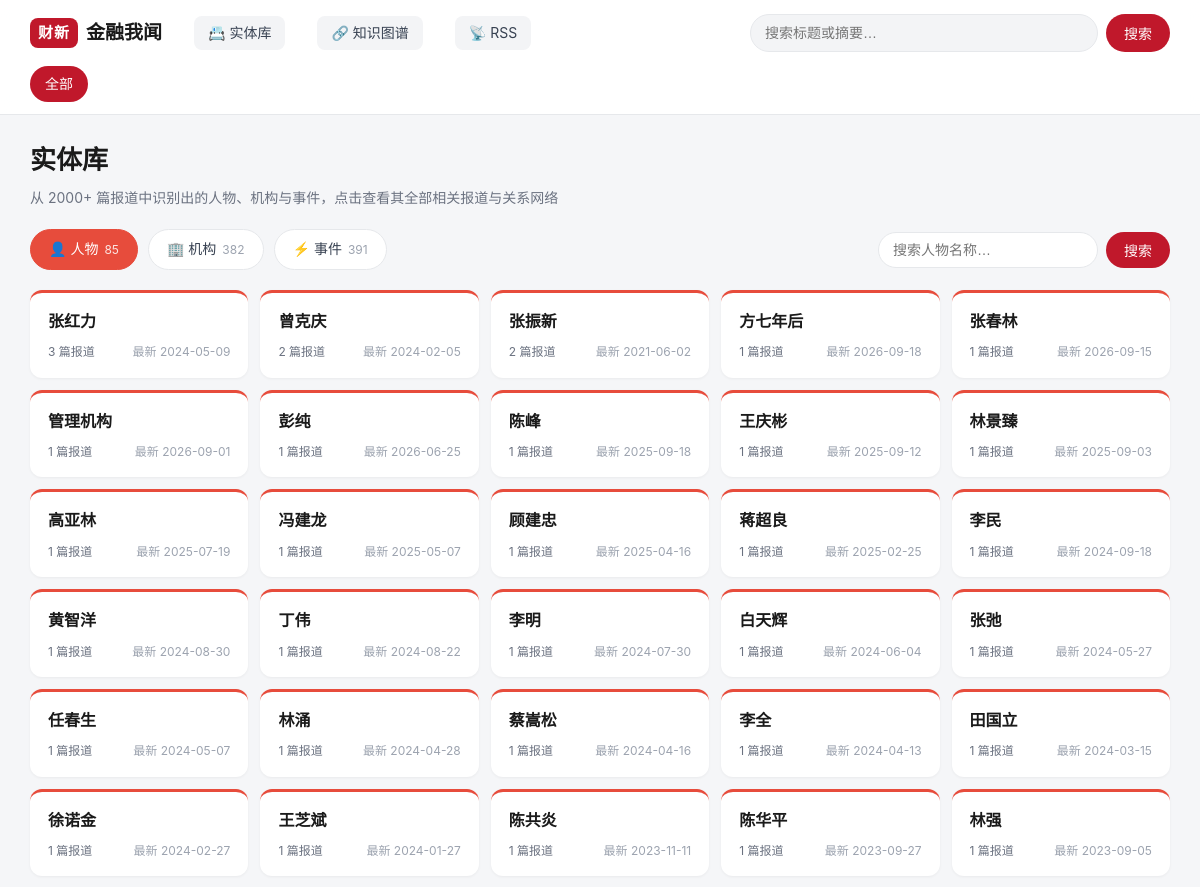
Before: /entities (upper part) with the older database file.
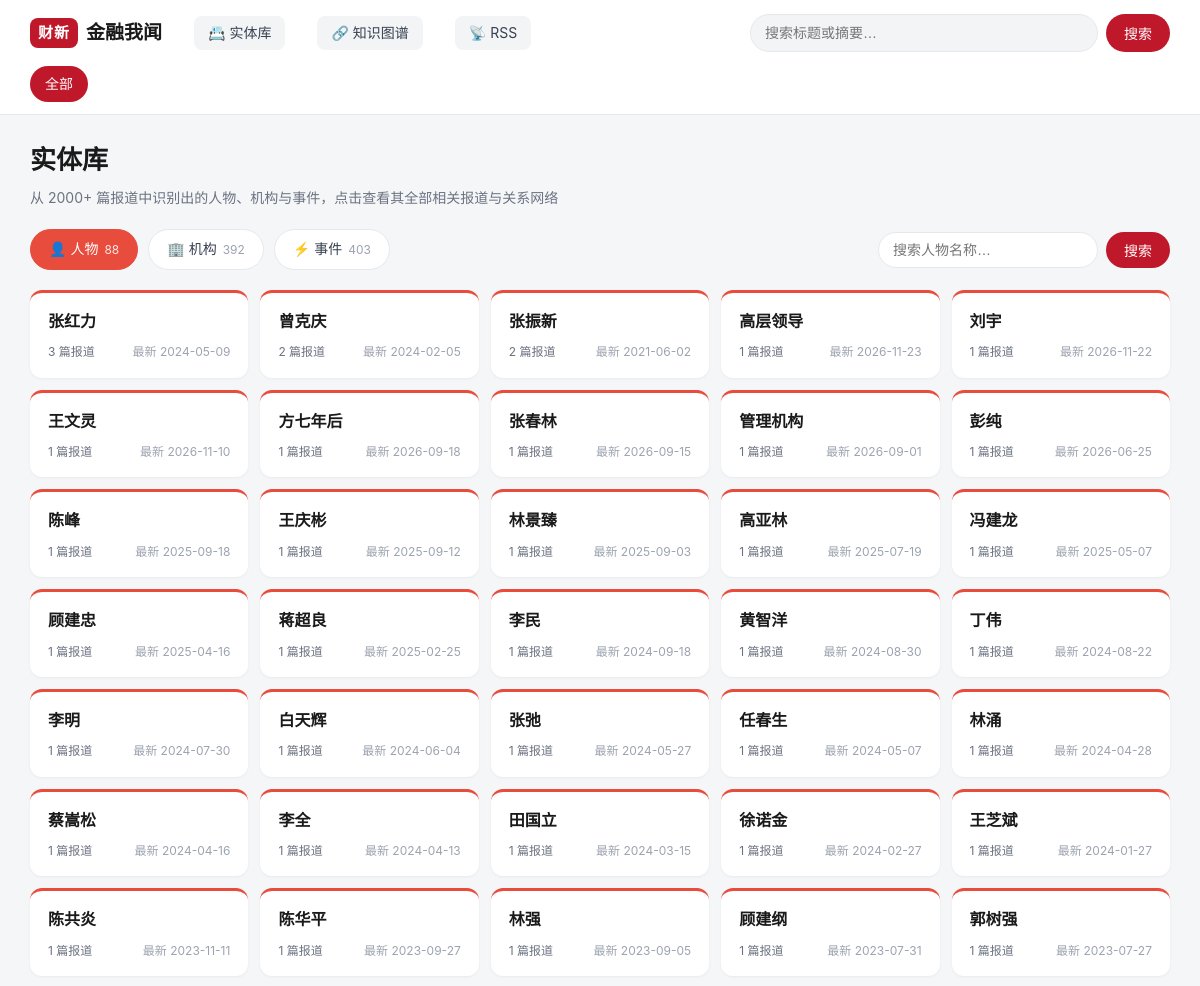
After: the same page with the newer database file.
### tables this page shows
CREATE TABLE entities(
        id INTEGER PRIMARY KEY AUTOINCREMENT,
        name TEXT NOT NULL,
        type TEXT NOT NULL CHECK(type IN ('person', 'org', 'event')),
        first_seen TEXT,
        last_seen TEXT,
        UNIQUE(name, type)
    );

### app.py (the view)
@app.route("/entities")
def entities_browse():
    db = get_db()
    etype = request.args.get("type", "person")
    if etype not in ("person", "org", "event"):
        etype = "person"
    q = (request.args.get("q") or "").strip()
    where = ["e.type = ?"]
    params: list = [etype]
    if q:
        where.append("e.name LIKE ?")
        params.append(f"%{q}%")
    clause = " AND ".join(where)
    rows = db.execute(
        f"""SELECT e.id, e.name, e.type,
                   count(DISTINCT ae.article_url) AS article_count,
                   max(a.published_at) AS latest
            FROM entities e
            LEFT JOIN article_entities ae ON ae.entity_id = e.id
            LEFT JOIN articles a ON a.url = ae.article_url
            WHERE {clause}
            GROUP BY e.id
            HAVING article_count > 0
            ORDER BY article_count DESC, latest DESC""",
        params,
    ).fetchall()
    type_counts = {
        row["type"]: row["n"]
        for row in db.execute(
            """SELECT e.type, count(DISTINCT e.id) n FROM entities e
               JOIN article_entities ae ON ae.entity_id = e.id
               GROUP BY e.type"""
        )
    }
    return render_template(
        "entities.html",
        etype=etype, q=q, rows=rows, type_counts=type_counts,
    )

### app.py (called while the page is built)
def get_db() -> sqlite3.Connection:
    if "db" not in g:
        conn = sqlite3.connect(
            f"file:{DB_PATH.as_posix()}?mode=ro&immutable=1", uri=True
        )
        conn.row_factory = sqlite3.Row
        g.db = conn
    return g.db

### templates/entities.html (shortened to what this page needs)
{% extends "base.html" %}
{% set type_names = {'person': '人物', 'org': '机构', 'event': '事件'} %}
{% set type_icons = {'person': '👤', 'org': '🏢', 'event': '⚡'} %}
{% block content %}
<div class="entities-page">
  <div class="entities-head">
    <h1>实体库</h1>
    <p class="entities-desc">从 2000+ 篇报道中识别出的人物、机构与事件，点击查看其全部相关报道与关系网络</p>
  </div>
  <div class="entities-toolbar">
    <div class="type-tabs">
      {% for t in ['person', 'org', 'event'] %}
      <a class="type-tab {{ t }} {{ 'active' if etype == t else '' }}"
         href="{{ url_for('entities_browse', type=t, q=q or None) }}">
        {{ type_icons[t] }} {{ type_names[t] }}
        <em>{{ type_counts.get(t, 0) }}</em>
      </a>
      {% endfor %}
    </div>
    <form class="entity-search" method="get" action="{{ url_for('entities_browse') }}">
      <input type="search" name="q" value="{{ q or '' }}" placeholder="搜索{{ type_names[etype] }}名称…">
      <button type="submit">搜索</button>
    </form>
  </div>
  {% if rows %}
  <div class="entity-grid">
    {% for e in rows %}
    <a class="entity-card {{ e.type }}" href="{{ url_for('entity_detail', entity_id=e.id) }}">
      <div class="card-name">{{ e.name }}</div>
      <div class="card-meta">
        <span class="card-count">{{ e.article_count }} 篇报道</span>
        {% if e.latest %}<span class="card-latest">最新 {{ e.latest[:10] }}</span>{% endif %}
      </div>
    </a>
    {% endfor %}
  </div>
  {% else %}
  <p class="empty-note">未找到匹配的{{ type_names[etype] }}。</p>
  {% endif %}
</div>
{% endblock %}

### templates/base.html (shortened to what this page needs)
<!DOCTYPE html>
<html lang="zh-CN">
<head>
  <link rel="stylesheet" href="{{ url_for('static', filename='style.css') }}">
</head>
<body>
  <header class="site-header">
    <div class="wrap header-inner">
      <a class="brand" href="{{ url_for('index') }}">
        <span class="brand-mark">财新</span>
        <span class="brand-name">金融我闻</span>
      </a>
      <a class="nav-link" href="{{ url_for('entities_browse') }}">📇 实体库</a>
      <a class="nav-link" href="{{ url_for('graph') }}">🔗 知识图谱</a>
      <a class="nav-link" href="{{ url_for('rss') }}" title="RSS 订阅">📡 RSS</a>
      <form class="search" action="{{ url_for('index') }}" method="get">
        <input type="search" name="q" value="{{ q or '' }}"
               placeholder="搜索标题或摘要…" autocomplete="off">
        <button type="submit" aria-label="搜索">搜索</button>
      </form>
    </div>
    <nav class="cats wrap">
      <a class="chip {{ 'active' if not tag and not q else '' }}"
         href="{{ url_for('index') }}">全部</a>
    </nav>
  </header>
  <main class="wrap">
    {% block content %}{% endblock %}
  </main>
</body>
</html>

### static/style.css (style rules this page uses)
:root { --bg: #f5f6f8; --card: #ffffff; --ink: #1a1a1a; --muted: #6b7280; --line: #e6e8eb; --brand: #c0182b; --brand-ink: #a01324; --accent: #f3f4f6; --radius: 14px; --shadow: 0 1px 3px rgba(0,0,0,.06), 0 6px 20px rgba(0,0,0,.04); }
* { box-sizing: border-box; }
html { -webkit-text-size-adjust: 100%; }
body { margin: 0; font-family: -apple-system, BlinkMacSystemFont, "Segoe UI", "PingFang SC", "Microsoft YaHei", "Hiragino Sans GB", sans-serif; color: var(--ink); background: var(--bg); line-height: 1.6; }
a { color: inherit; text-decoration: none; }
.wrap { max-width: 1180px; margin: 0 auto; padding: 0 20px; }
.site-header { position: sticky; top: 0; z-index: 20; background: rgba(255,255,255,.92); backdrop-filter: saturate(180%) blur(10px); border-bottom: 1px solid var(--line); }
.header-inner { display: flex; align-items: center; gap: 16px; padding-top: 14px; padding-bottom: 14px; }
.brand { display: flex; align-items: center; gap: 8px; font-weight: 700; }
.brand-mark { background: var(--brand); color: #fff; padding: 3px 8px; border-radius: 8px; font-size: 15px; letter-spacing: 1px; }
.brand-name { font-size: 19px; }
.nav-link { margin-left: 16px; padding: 6px 14px; border-radius: 8px; background: var(--accent); font-size: 14px; color: #374151; transition: background .15s ease; }
.search { margin-left: auto; display: flex; gap: 8px; flex: 1; max-width: 420px; }
.search input { flex: 1; padding: 9px 14px; border: 1px solid var(--line); border-radius: 999px; background: var(--accent); font-size: 14px; outline: none; }
.search button { padding: 9px 18px; border: 0; border-radius: 999px; background: var(--brand); color: #fff; font-size: 14px; cursor: pointer; }
.cats { display: flex; gap: 8px; padding-bottom: 12px; overflow-x: auto; -webkit-overflow-scrolling: touch; scrollbar-width: none; }
.chip { flex: 0 0 auto; padding: 6px 14px; border-radius: 999px; background: var(--accent); color: #374151; font-size: 14px; border: 1px solid transparent; white-space: nowrap; }
.chip.active { background: var(--brand); color: #fff; }

### templates/entities.html (style rules this page uses)
.entities-page { padding: 24px 0; }
.entities-head h1 { margin: 0 0 6px; font-size: 26px; }
.entities-desc { color: #6b7280; font-size: 14px; margin: 0 0 20px; }
.entities-toolbar { display: flex; justify-content: space-between; align-items: center; gap: 16px; flex-wrap: wrap; margin-bottom: 20px; }
.type-tabs { display: flex; gap: 10px; }
.type-tab { display: inline-flex; align-items: center; gap: 6px; padding: 8px 18px; border-radius: 999px; text-decoration: none; background: #fff; color: #374151; font-size: 14px; border: 1px solid #e6e8eb; }
.type-tab em { font-style: normal; color: #9ca3af; font-size: 12px; }
.type-tab.active.person { background: #e74c3c; border-color: #e74c3c; color: #fff; }
.type-tab.active em { color: rgba(255,255,255,.85); }
.entity-search { display: flex; gap: 8px; }
.entity-search input[type=search] { padding: 8px 14px; border: 1px solid #e6e8eb; border-radius: 999px; font-size: 14px; outline: none; width: 220px; }
.entity-search button { padding: 8px 18px; border: 0; border-radius: 999px; background: #c0182b; color: #fff; font-size: 14px; cursor: pointer; }
.entity-grid { display: grid; grid-template-columns: repeat(auto-fill, minmax(210px, 1fr)); gap: 12px; }
.entity-card { background: #fff; border-radius: 12px; padding: 16px 18px; text-decoration: none; color: #1a1a1a; box-shadow: 0 1px 3px rgba(0,0,0,.05); border-top: 3px solid #e74c3c; transition: transform .15s, box-shadow .15s; }
.card-name { font-size: 16px; font-weight: 600; margin-bottom: 8px; overflow: hidden; text-overflow: ellipsis; white-space: nowrap; }
.card-meta { display: flex; justify-content: space-between; font-size: 12px; color: #9ca3af; }
.card-count { color: #6b7280; }

Changed rows visible on the page:
added entities: name "高层领导", article_count "1", latest "2026-11-23"
added entities: name "刘宇", article_count "1", latest "2026-11-22"
added entities: name "王文灵", article_count "1", latest "2026-11-10"
now on this page (row unchanged): entities: name "顾建纲", article_count "1", latest "2023-07-31"
now on this page (row unchanged): entities: name "郭树强", article_count "1", latest "2023-07-27"
Other visible differences:
new list line: "👤 人物 88"
new list line: "🏢 机构 392"
new list line: "⚡ 事件 403"
list line gone: "👤 人物 85"
list line gone: "🏢 机构 382"
list line gone: "⚡ 事件 391"
